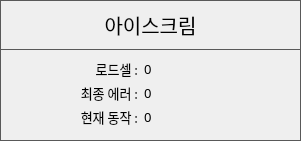
    <widget class="QFrame" name="FRAME_ICECREAM">
     <property name="geometry">
      <rect>
       <x>30</x>
       <y>20</y>
       <width>301</width>
       <height>141</height>
      </rect>
     </property>
     <property name="styleSheet">
      <string notr="true">QFrame { 
   border: 1px solid #595959 
} 
QLabel {
	font: 10pt &quot;함초롬돋움&quot;;
}
QPushButton {
	border:1px solid #595959;
	font: 15pt &quot;함초롬돋움&quot;; 
}
QLineEdit {
	font: 10pt &quot;함초롬돋움&quot;;
}</string>
     </property>
     <property name="frameShape">
      <enum>QFrame::StyledPanel</enum>
     </property>
     <property name="frameShadow">
      <enum>QFrame::Raised</enum>
     </property>
     <widget class="QPushButton" name="BTN_DEV_INFO_ICECREAM">
      <property name="geometry">
       <rect>
        <x>0</x>
        <y>0</y>
        <width>301</width>
        <height>50</height>
       </rect>
      </property>
      <property name="font">
       <font>
        <family>함초롬돋움</family>
        <pointsize>15</pointsize>
        <weight>50</weight>
        <italic>false</italic>
        <bold>false</bold>
       </font>
      </property>
      <property name="text">
       <string>아이스크림</string>
      </property>
     </widget>
     <widget class="QWidget" name="layoutWidget_12">
      <property name="geometry">
       <rect>
        <x>80</x>
        <y>60</y>
        <width>111</width>
        <height>65</height>
       </rect>
      </property>
      <layout class="QGridLayout" name="gridLayout_2">
       <item row="0" column="0">
        <widget class="QLabel" name="label_13">
         <property name="font">
          <font>
           <family>함초롬돋움</family>
           <pointsize>10</pointsize>
           <weight>50</weight>
           <italic>false</italic>
           <bold>false</bold>
          </font>
         </property>
         <property name="styleSheet">
          <string notr="true">QLabel{ 
   border: 0px solid
} </string>
         </property>
         <property name="text">
          <string>로드셀 :</string>
         </property>
         <property name="alignment">
          <set>Qt::AlignRight|Qt::AlignTrailing|Qt::AlignVCenter</set>
         </property>
        </widget>
       </item>
       <item row="0" column="1">
        <widget class="QLabel" name="LB_ICECREAM_LOADCELL">
         <property name="font">
          <font>
           <family>함초롬돋움</family>
           <pointsize>10</pointsize>
           <weight>50</weight>
           <italic>false</italic>
           <bold>false</bold>
          </font>
         </property>
         <property name="styleSheet">
          <string notr="true">QLabel{ 
   border: 0px solid
} </string>
         </property>
         <property name="text">
          <string>0</string>
         </property>
         <property name="alignment">
          <set>Qt::AlignLeading|Qt::AlignLeft|Qt::AlignVCenter</set>
         </property>
        </widget>
       </item>
       <item row="1" column="0">
        <widget class="QLabel" name="label_12">
         <property name="font">
          <font>
           <family>함초롬돋움</family>
           <pointsize>10</pointsize>
           <weight>50</weight>
           <italic>false</italic>
           <bold>false</bold>
          </font>
         </property>
         <property name="styleSheet">
          <string notr="true">QLabel{ 
   border: 0px solid
} </string>
         </property>
         <property name="text">
          <string>최종 에러 :</string>
         </property>
         <property name="alignment">
          <set>Qt::AlignRight|Qt::AlignTrailing|Qt::AlignVCenter</set>
         </property>
        </widget>
       </item>
       <item row="1" column="1">
        <widget class="QLabel" name="LB_ICECREAM_LAST_ERROR">
         <property name="font">
          <font>
           <family>함초롬돋움</family>
           <pointsize>10</pointsize>
           <weight>50</weight>
           <italic>false</italic>
           <bold>false</bold>
          </font>
         </property>
         <property name="styleSheet">
          <string notr="true">QLabel{ 
   border: 0px solid
} </string>
         </property>
         <property name="text">
          <string>0</string>
         </property>
         <property name="alignment">
          <set>Qt::AlignLeading|Qt::AlignLeft|Qt::AlignVCenter</set>
         </property>
        </widget>
       </item>
       <item row="2" column="0">
        <widget class="QLabel" name="label_11">
         <property name="font">
          <font>
           <family>함초롬돋움</family>
           <pointsize>10</pointsize>
           <weight>50</weight>
           <italic>false</italic>
           <bold>false</bold>
          </font>
         </property>
         <property name="styleSheet">
          <string notr="true">QLabel{ 
   border: 0px solid
} </string>
         </property>
         <property name="text">
          <string>현재 동작 :</string>
         </property>
         <property name="alignment">
          <set>Qt::AlignRight|Qt::AlignTrailing|Qt::AlignVCenter</set>
         </property>
        </widget>
       </item>
       <item row="2" column="1">
        <widget class="QLabel" name="LB_ICECREAM_OP_STATE">
         <property name="font">
          <font>
           <family>함초롬돋움</family>
           <pointsize>10</pointsize>
           <weight>50</weight>
           <italic>false</italic>
           <bold>false</bold>
          </font>
         </property>
         <property name="styleSheet">
          <string notr="true">QLabel{ 
   border: 0px solid
} </string>
         </property>
         <property name="text">
          <string>0</string>
         </property>
         <property name="alignment">
          <set>Qt::AlignLeading|Qt::AlignLeft|Qt::AlignVCenter</set>
         </property>
        </widget>
       </item>
      </layout>
     </widget>
    </widget>
